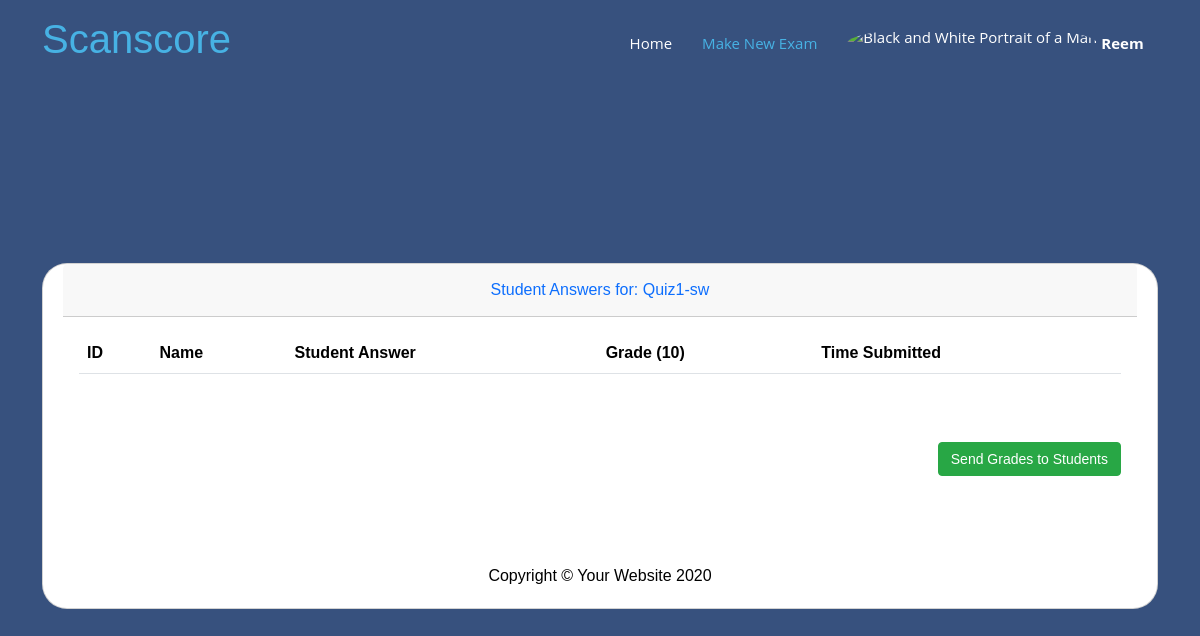
The page /teacher/exam/23/view_grades/ (signed in) on the database as committed earlier.
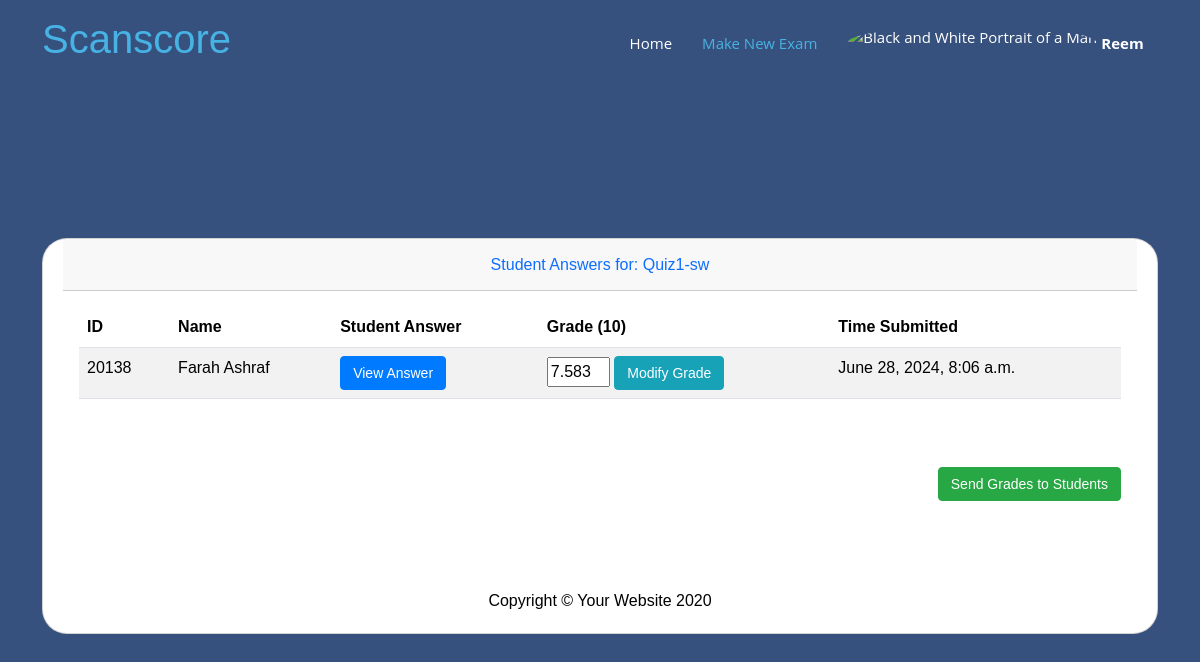
The same page on the database as committed later.
### myapp/models.py (models this page shows)
class ExamSubmission(models.Model):
    exam = models.ForeignKey(Exam, on_delete=models.CASCADE,related_name='submissions') #related name is used to access the submissions of a particular exam
    student = models.ForeignKey(User, on_delete=models.CASCADE,related_name='submissions') #related name is used to access the submissions of a particular student
    student_answer = models.TextField(max_length=10000)
    score = models.DecimalField(max_digits=8, decimal_places=3,default=0.000)
    time_submitted = models.DateTimeField(auto_now_add=True)
    is_graded = models.BooleanField(default=False)
    is_approved = models.BooleanField(default=False) #If the teacher approves the grade , this will be set to true and then the student can see the grade

class User(AbstractUser):
    userType = models.CharField(max_length=10, choices=[('teacher', 'Teacher'), ('student', 'Student')])

class Student(User):
    student_id = models.CharField(max_length=20, unique=True)

### myapp/views.py (the view)
# urls.py: path('teacher/exam/<int:exam_id>/view_grades/', views.view_grades, name='view_grades'),
@login_required
def view_grades(request, exam_id):
    exam = get_object_or_404(Exam, pk=exam_id, teacher=request.user)
    exam_submissions = ExamSubmission.objects.filter(exam=exam)
    is_graded = all(submission.is_graded for submission in exam_submissions)
    if not is_graded:
        graded_submissions = StartGrading(exam_id)  # This will update and return graded submissions
        for submission in graded_submissions:
            if submission.score < 0:
                submission.score = 0.000
        return render(request, 'myapp/teacher/view_grades.html', {'submissions': graded_submissions, 'exam': exam})
    else:
        return render(request, 'myapp/teacher/view_grades.html', {'submissions': exam_submissions, 'exam': exam})

### templates/myapp/teacher/view_grades.html (shortened to what the changed rows need)
{% load static %}
<!DOCTYPE html>
<html lang="en">
<head>
    <link href="{% static 'vendor/datatables/dataTables.bootstrap4.min.css' %}" rel="stylesheet">
    <link href="{% static 'vendor/aos/aos.css' %}" rel="stylesheet">
    <link href="{% static 'vendor/bootstrap/css/bootstrap.min.css' %}" rel="stylesheet">
    <link href="{% static 'vendor/bootstrap-icons/bootstrap-icons.css' %}" rel="stylesheet">
    <link href="{% static 'vendor/boxicons/css/boxicons.min.css' %}" rel="stylesheet">
    <link href="{% static 'vendor/glightbox/css/glightbox.min.css' %}" rel="stylesheet">
    <link href="{% static 'vendor/remixicon/remixicon.css' %}" rel="stylesheet">
    <link href="{% static 'vendor/swiper/swiper-bundle.min.css' %}" rel="stylesheet">
    <link href="{% static 'css/style1.css' %}" rel="stylesheet">
</head>
<body>
    <header id="header" class="fixed-top">
        <div class="container d-flex align-items-center justify-content-between">
            <h1 class="me-auto"><a href="{% url 'teacher_dashboard' %}">Scanscore</a></h1>
        </div>
    </header>
    <section id="hero" class="d-flex align-items-center"
        style="height: 100vh;font-family: Arial, Helvetica, sans-serif;">
        <div class="container">
            <div class="d-flex flex-column justify-content-center" data-aos="fade-up" data-aos-delay="200">
                <div class="card text-black" style="padding-top: 0%;">
                    <div class="card-body" style="color: #5f88e0;">
                        <div class="table-responsive">
                            <table class="table table-hover table-condensed table-striped" id="dataTable" width="100%"
                                cellspacing="0" style="color: black;">
                                <thead style="border-radius: 25px; background-color: rgb(118, 118, 255); color: white;">
                                    <tr>
                                        <th>ID</th>
                                        <th>Name</th>
                                        <th>Student Answer</th>
                                        <th>Grade (10)</th>
                                        <th>Time Submitted</th>
                                    </tr>
                                </thead>
                                <tbody>
                                    {% for submission in submissions %}
                                    <tr>
                                        <td>{{ submission.student.student.student_id }}</td>
                                        <td>{{ submission.student.student.get_full_name }}</td>
                                        <td>
                                            <button class="btn btn-primary"
                                                onclick="openModal('{{ submission.student_answer|escapejs }}')">View
                                                Answer</button>
                                        </td>
                                        <td>
                                            <form action="{% url 'modify_grade' submission.id %}" method="post">
                                                <input type="number" name="new_grade" value="{{ submission.score }}"
                                                    min="0" max="10" required>
                                                <button type="submit" class="btn btn-info">Modify
                                                    Grade</button>
                                            </form>
                                        </td>
                                        <td>{{ submission.time_submitted }}</td>
                                    </tr>
                                    {% endfor %}
                                </tbody>
                            </table>
                        </div>
                    </div>
                </div>
            </div>
        </div>
    </section>
</body>
</html>

Rows that differ between the two databases and show on the page:
added ExamSubmission: student.student.student_id "20138", student.student.get_full_name "Farah Ashraf", new_grade "7.583", time_submitted "June 28, 2024, 8:06 a.m."
